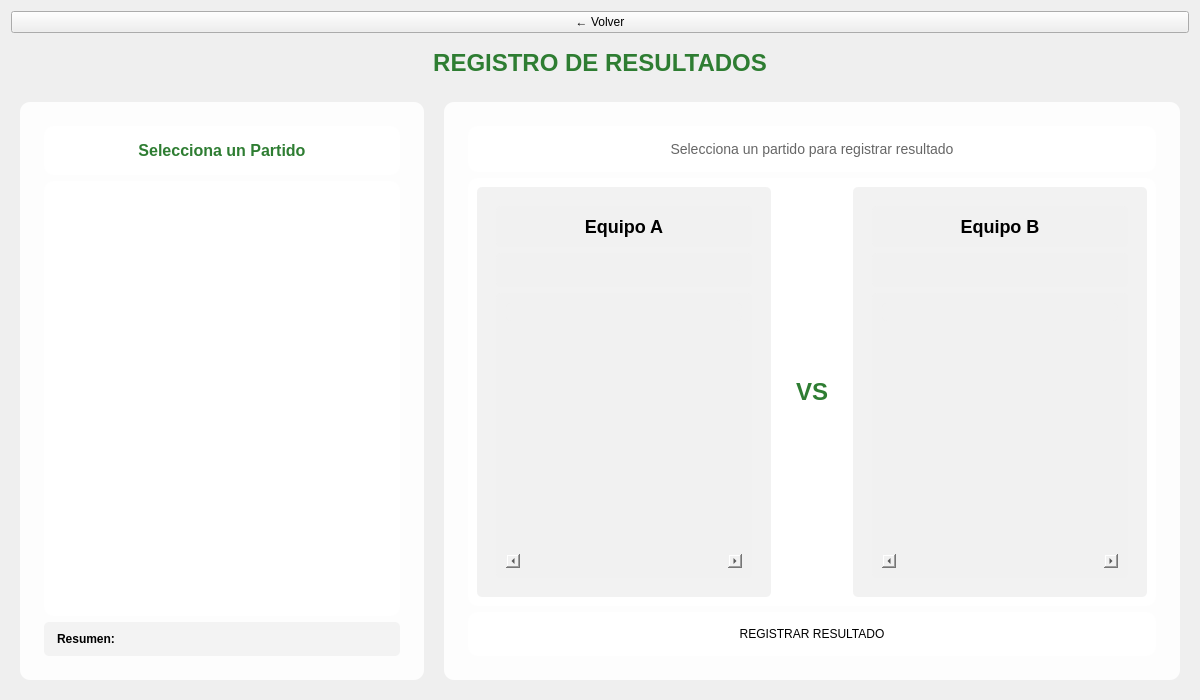
<?xml version="1.0" encoding="UTF-8"?>
<ui version="4.0">
 <class>FormResultados</class>
 <widget class="QWidget" name="FormResultados">
  <property name="geometry">
   <rect>
    <x>0</x>
    <y>0</y>
    <width>1200</width>
    <height>700</height>
   </rect>
  </property>
  <property name="windowTitle">
   <string>Registro de Resultados</string>
  </property>
  <layout class="QVBoxLayout" name="verticalLayout">
   <item>
    <widget class="QPushButton" name="btnVolver">
     <property name="text">
      <string>← Volver</string>
     </property>
     <property name="maximumWidth">
      <number>150</number>
     </property>
     <property name="minimumHeight">
      <number>40</number>
     </property>
     <property name="cursor">
      <cursorShape>PointingHandCursor</cursorShape>
     </property>
    </widget>
   </item>
   <item>
    <widget class="QLabel" name="lblTitulo">
     <property name="text">
      <string>REGISTRO DE RESULTADOS</string>
     </property>
     <property name="alignment">
      <set>Qt::AlignCenter</set>
     </property>
     <property name="styleSheet">
      <string>font-size: 24px; font-weight: bold; color: #2E7D32; padding: 10px;</string>
     </property>
    </widget>
   </item>
   <item>
    <widget class="QWidget" name="contenedorPrincipal" native="true">
     <layout class="QHBoxLayout" name="horizontalLayout">
      <property name="spacing">
       <number>20</number>
      </property>
      <item>
       <!-- Lado izquierdo: Lista de partidos (1/3) -->
       <widget class="QFrame" name="frameListaPartidos">
        <property name="maximumWidth">
         <number>350</number>
        </property>
        <property name="frameShape">
         <enum>QFrame::StyledPanel</enum>
        </property>
        <property name="styleSheet">
         <string>background: rgba(255, 255, 255, 0.85); border-radius: 10px; padding: 15px;</string>
        </property>
        <layout class="QVBoxLayout" name="verticalLayout_2">
         <item>
          <widget class="QLabel" name="lblTituloPartidos">
           <property name="text">
            <string>Selecciona un Partido</string>
           </property>
           <property name="alignment">
            <set>Qt::AlignCenter</set>
           </property>
           <property name="styleSheet">
            <string>font-size: 16px; font-weight: bold; color: #2E7D32;</string>
           </property>
          </widget>
         </item>
         <item>
          <widget class="QListWidget" name="listPartidos">
           <property name="iconSize">
            <size>
             <width>40</width>
             <height>40</height>
            </size>
           </property>
          </widget>
         </item>
         <item>
          <widget class="QLabel" name="lblResumen">
           <property name="text">
            <string>Resumen:</string>
           </property>
           <property name="styleSheet">
            <string>font-weight: bold; padding: 10px; background: rgba(240, 240, 240, 0.8); border-radius: 5px;</string>
           </property>
           <property name="wordWrap">
            <bool>true</bool>
           </property>
           <property name="minimumHeight">
            <number>80</number>
           </property>
          </widget>
         </item>
        </layout>
       </widget>
      </item>
      <item>
       <!-- Lado derecho: Detalles del partido (2/3) -->
       <widget class="QFrame" name="frameDetallesPartido">
        <property name="frameShape">
         <enum>QFrame::StyledPanel</enum>
        </property>
        <property name="styleSheet">
         <string>background: rgba(255, 255, 255, 0.85); border-radius: 10px; padding: 15px;</string>
        </property>
        <layout class="QVBoxLayout" name="verticalLayout_3">
         <item>
          <widget class="QLabel" name="lblInfoPartido">
           <property name="text">
            <string>Selecciona un partido para registrar resultado</string>
           </property>
           <property name="alignment">
            <set>Qt::AlignCenter</set>
           </property>
           <property name="styleSheet">
            <string>font-size: 14px; color: #666;</string>
           </property>
          </widget>
         </item>
         <item>
          <!-- Contenedor de equipos -->
          <widget class="QWidget" name="contenedorEquipos" native="true">
           <layout class="QHBoxLayout" name="horizontalLayout_2">
            <property name="spacing">
             <number>10</number>
            </property>
            <item>
             <!-- Equipo A -->
             <widget class="QFrame" name="frameEquipoA">
              <property name="frameShape">
               <enum>QFrame::StyledPanel</enum>
              </property>
              <property name="styleSheet">
               <string>background: rgba(240, 240, 240, 0.9); border-radius: 5px; padding: 10px;</string>
              </property>
              <layout class="QVBoxLayout" name="verticalLayout_4">
               <item>
                <widget class="QLabel" name="lblNombreEquipoA">
                 <property name="text">
                  <string>Equipo A</string>
                 </property>
                 <property name="alignment">
                  <set>Qt::AlignCenter</set>
                 </property>
                 <property name="styleSheet">
                  <string>font-size: 18px; font-weight: bold;</string>
                 </property>
                </widget>
               </item>
               <item>
                <widget class="QLabel" name="lblEscudoEquipoA">
                 <property name="text">
                  <string/>
                 </property>
                 <property name="alignment">
                  <set>Qt::AlignCenter</set>
                 </property>
                 <property name="minimumHeight">
                  <number>80</number>
                 </property>
                </widget>
               </item>
               <item>
                <widget class="QTableWidget" name="tableJugadoresA">
                 <property name="columnCount">
                  <number>3</number>
                 </property>
                 <column>
                  <property name="text">
                   <string>Jugador</string>
                  </property>
                 </column>
                 <column>
                  <property name="text">
                   <string>Tarjetas</string>
                  </property>
                 </column>
                 <column>
                  <property name="text">
                   <string>Goles</string>
                  </property>
                 </column>
                </widget>
               </item>
              </layout>
             </widget>
            </item>
            <item>
             <widget class="QLabel" name="lblVS">
              <property name="text">
               <string>VS</string>
              </property>
              <property name="alignment">
               <set>Qt::AlignCenter</set>
              </property>
              <property name="styleSheet">
               <string>font-size: 24px; font-weight: bold; color: #2E7D32;</string>
              </property>
             </widget>
            </item>
            <item>
             <!-- Equipo B -->
             <widget class="QFrame" name="frameEquipoB">
              <property name="frameShape">
               <enum>QFrame::StyledPanel</enum>
              </property>
              <property name="styleSheet">
               <string>background: rgba(240, 240, 240, 0.9); border-radius: 5px; padding: 10px;</string>
              </property>
              <layout class="QVBoxLayout" name="verticalLayout_5">
               <item>
                <widget class="QLabel" name="lblNombreEquipoB">
                 <property name="text">
                  <string>Equipo B</string>
                 </property>
                 <property name="alignment">
                  <set>Qt::AlignCenter</set>
                 </property>
                 <property name="styleSheet">
                  <string>font-size: 18px; font-weight: bold;</string>
                 </property>
                </widget>
               </item>
               <item>
                <widget class="QLabel" name="lblEscudoEquipoB">
                 <property name="text">
                  <string/>
                 </property>
                 <property name="alignment">
                  <set>Qt::AlignCenter</set>
                 </property>
                 <property name="minimumHeight">
                  <number>80</number>
                 </property>
                </widget>
               </item>
               <item>
                <widget class="QTableWidget" name="tableJugadoresB">
                 <property name="columnCount">
                  <number>3</number>
                 </property>
                 <column>
                  <property name="text">
                   <string>Jugador</string>
                  </property>
                 </column>
                 <column>
                  <property name="text">
                   <string>Tarjetas</string>
                  </property>
                 </column>
                 <column>
                  <property name="text">
                   <string>Goles</string>
                  </property>
                 </column>
                </widget>
               </item>
              </layout>
             </widget>
            </item>
           </layout>
          </widget>
         </item>
         <item>
          <widget class="QPushButton" name="btnRegistrar">
           <property name="text">
            <string>REGISTRAR RESULTADO</string>
           </property>
           <property name="minimumHeight">
            <number>50</number>
           </property>
           <property name="cursor">
            <cursorShape>PointingHandCursor</cursorShape>
           </property>
          </widget>
         </item>
        </layout>
       </widget>
      </item>
     </layout>
    </widget>
   </item>
  </layout>
 </widget>
 <resources/>
 <connections/>
</ui>
